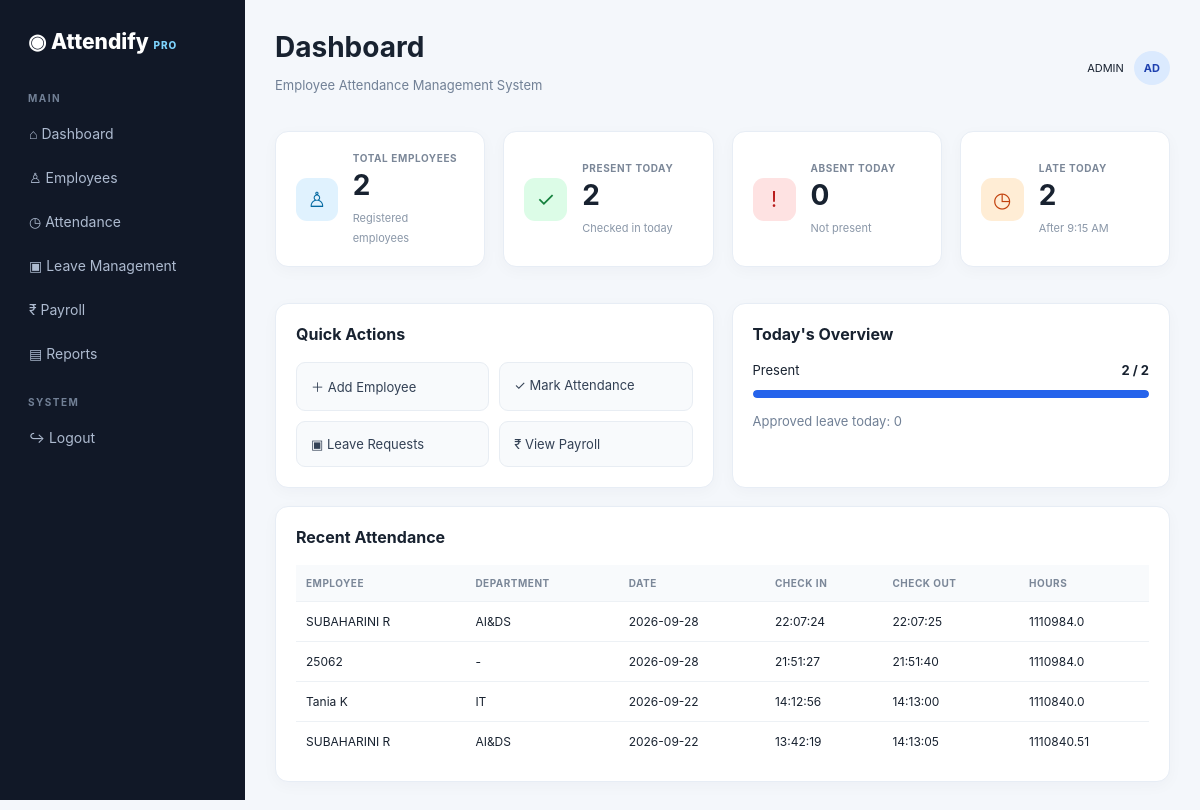
/dashboard (signed in), run on the app's committed database.
### tables this page shows
CREATE TABLE attendance(
        id INTEGER PRIMARY KEY AUTOINCREMENT,
        emp_id TEXT NOT NULL,
        date TEXT NOT NULL,
        check_in TEXT,
        check_out TEXT,
        hours REAL DEFAULT 0,
        status TEXT DEFAULT 'Present',
        UNIQUE(emp_id,date)
    );

CREATE TABLE employees(
        id INTEGER PRIMARY KEY AUTOINCREMENT,
        emp_id TEXT UNIQUE NOT NULL,
        name TEXT NOT NULL,
        department TEXT NOT NULL,
        designation TEXT NOT NULL,
        email TEXT,
        phone TEXT,
        joining_date TEXT
    );

### app.py (the view)
@app.route("/dashboard")
def dashboard():
    if not protected(): return redirect(url_for("login"))
    con=db()
    recent=con.execute("""SELECT a.*, e.name, e.department FROM attendance a
                          LEFT JOIN employees e ON e.emp_id=a.emp_id
                          ORDER BY a.id DESC LIMIT 8""").fetchall()
    con.close()
    return render_template("dashboard.html", s=stats(), recent=recent)

### app.py (called while the page is built)
def db():
    con = sqlite3.connect(DB)
    con.row_factory = sqlite3.Row
    return con

def stats():
    con = db()
    today = datetime.now().strftime("%Y-%m-%d")
    total = con.execute("SELECT COUNT(*) c FROM employees").fetchone()["c"]
    present = con.execute("SELECT COUNT(*) c FROM attendance WHERE date=? AND status='Present'", (today,)).fetchone()["c"]
    leave = con.execute("SELECT COUNT(*) c FROM leaves WHERE from_date<=? AND to_date>=? AND status='Approved'", (today,today)).fetchone()["c"]
    late = con.execute("SELECT COUNT(*) c FROM attendance WHERE date=? AND check_in > '09:15'", (today,)).fetchone()["c"]
    con.close()
    return {"total":total, "present":present, "absent":max(total-present-leave,0), "leave":leave, "late":late}

def protected():
    return "user" in session

### templates/dashboard.html
{% extends "base.html" %}{% block heading %}Dashboard{% endblock %}{% block content %}
<div class="grid cards">
<div class="card stat"><div class="icon">♙</div><div><small>TOTAL EMPLOYEES</small><strong>{{s.total}}</strong><em>Registered employees</em></div></div>
<div class="card stat"><div class="icon green">✓</div><div><small>PRESENT TODAY</small><strong>{{s.present}}</strong><em>Checked in today</em></div></div>
<div class="card stat"><div class="icon red">!</div><div><small>ABSENT TODAY</small><strong>{{s.absent}}</strong><em>Not present</em></div></div>
<div class="card stat"><div class="icon orange">◷</div><div><small>LATE TODAY</small><strong>{{s.late}}</strong><em>After 9:15 AM</em></div></div>
</div>
<div class="grid two"><div class="card"><div class="card-title">Quick Actions</div><div class="actions"><a class="action" href="/employees">＋ Add Employee</a><a class="action" href="/attendance">✓ Mark Attendance</a><a class="action" href="/leave">▣ Leave Requests</a><a class="action" href="/payroll">₹ View Payroll</a></div></div>
<div class="card"><div class="card-title">Today's Overview</div><div class="progress-row"><span>Present</span><b>{{s.present}} / {{s.total}}</b></div><div class="progress"><i style="width:{{ (s.present/s.total*100) if s.total else 0 }}%"></i></div><p class="muted">Approved leave today: {{s.leave}}</p></div></div>
<div class="card"><div class="card-title">Recent Attendance</div><table><tr><th>Employee</th><th>Department</th><th>Date</th><th>Check In</th><th>Check Out</th><th>Hours</th></tr>{% for r in recent %}<tr><td>{{r.name or r.emp_id}}</td><td>{{r.department or '-'}}</td><td>{{r.date}}</td><td>{{r.check_in or '-'}}</td><td>{{r.check_out or '-'}}</td><td>{{r.hours}}</td></tr>{% else %}<tr><td colspan="6" class="empty">No attendance records yet.</td></tr>{% endfor %}</table></div>
{% endblock %}

### templates/base.html (shortened to what this page needs)
<!doctype html><html><head><meta charset="utf-8"><meta name="viewport" content="width=device-width,initial-scale=1">
<title>Attendify Pro</title><link rel="stylesheet" href="{{ url_for('static',filename='css/style.css') }}"></head>
<body>
<div class="layout">
<aside class="sidebar">
<div class="brand">◉ Attendify <span>PRO</span></div>
<div class="side-label">MAIN</div>
<a href="/dashboard">⌂ Dashboard</a><a href="/employees">♙ Employees</a><a href="/attendance">◷ Attendance</a><a href="/leave">▣ Leave Management</a><a href="/payroll">₹ Payroll</a><a href="/reports">▤ Reports</a>
<div class="side-label">SYSTEM</div><a href="/logout">↪ Logout</a>
</aside>
<main class="main"><header><div><h1>{% block heading %}Dashboard{% endblock %}</h1><p class="muted">Employee Attendance Management System</p></div><div class="user">ADMIN <b>AD</b></div></header>
{% block content %}{% endblock %}
</main></div></body></html>

### static/css/style.css (style rules this page uses)
* { box-sizing:border-box }
body { margin:0;font-family:Inter,Segoe UI,Arial,sans-serif;background:#f4f7fb;color:#182230 }
.layout { display:flex;min-height:100vh }
.sidebar { width:245px;background:#111827;color:#dbe4ef;padding:25px 16px;position:fixed;height:100vh }
.brand { font-size:21px;font-weight:800;color:#fff;margin:4px 12px 38px }
.brand span,h1 span { font-size:10px;letter-spacing:1px;color:#7dd3fc }
.side-label { font-size:10px;color:#728096;font-weight:700;letter-spacing:1.5px;margin:22px 12px 9px }
.sidebar a { display:block;color:#aebbd0;text-decoration:none;padding:12px 13px;border-radius:9px;margin:3px 0;font-size:14px }
.main { margin-left:245px;padding:30px;width:calc(100% - 245px) }
header { display:flex;justify-content:space-between;align-items:center;margin-bottom:25px }
h1 { margin:0;font-size:28px }
.muted { color:#718096;font-size:13px }
.user { display:flex;align-items:center;gap:10px;font-size:11px }
.user b { background:#dbeafe;border-radius:50%;padding:10px;color:#1e40af }
.grid { display:grid;gap:18px }
.cards { grid-template-columns:repeat(4,1fr) }
.two { grid-template-columns:1fr 1fr;margin-top:18px }
.card { background:#fff;border:1px solid #e7edf5;border-radius:13px;padding:20px;box-shadow:0 4px 15px #1e293b08;margin-bottom:18px }
.stat { display:flex;gap:15px;align-items:center }
.stat small { display:block;color:#7b8798;font-size:10px;font-weight:700;letter-spacing:.6px }
.stat strong { display:block;font-size:28px;margin:4px 0 }
.stat em { font-style:normal;font-size:11px;color:#8a97a8 }
.icon { width:43px;height:43px;border-radius:11px;background:#e0f2fe;display:grid;place-items:center;font-size:21px;color:#0369a1 }
.icon.green { background:#dcfce7;color:#15803d }
.icon.red { background:#fee2e2;color:#b91c1c }
.icon.orange { background:#ffedd5;color:#c2410c }
.card-title { font-weight:750;font-size:16px;margin-bottom:18px }
.actions { display:grid;grid-template-columns:1fr 1fr;gap:10px }
.action { padding:14px;background:#f8fafc;border:1px solid #e8edf3;border-radius:9px;text-decoration:none;color:#334155;font-size:13px }
.progress-row { display:flex;justify-content:space-between;font-size:13px }
.progress { height:8px;background:#e5e7eb;border-radius:10px;margin:12px 0 15px;overflow:hidden }
.progress i { display:block;height:100%;background:#2563eb;border-radius:10px }
table { width:100%;border-collapse:collapse;font-size:12px }
th { text-align:left;color:#7b8798;font-size:10px;letter-spacing:.5px;text-transform:uppercase;background:#f8fafc }
th,td { padding:12px 10px;border-bottom:1px solid #edf1f5 }
tr:last-child td { border-bottom:0 }

### data on the page
attendance: name "SUBAHARINI R", department "AI&DS", date "2026-09-28", check_in "22:07:24", check_out "22:07:25", hours "1110984.0"
attendance: emp "25062", department "-", date "2026-09-28", check_in "21:51:27", check_out "21:51:40", hours "1110984.0"
attendance: name "Tania K", department "IT", date "2026-09-22", check_in "14:12:56", check_out "14:13:00", hours "1110840.0"
attendance: name "SUBAHARINI R", department "AI&DS", date "2026-09-22", check_in "13:42:19", check_out "14:13:05", hours "1110840.51"

### other printed values
{{ s.total }} "2"
{{ s.present }} "2"
{{ s.absent }} "0"
{{ s.late }} "2"
{{ s.leave }} "0"
